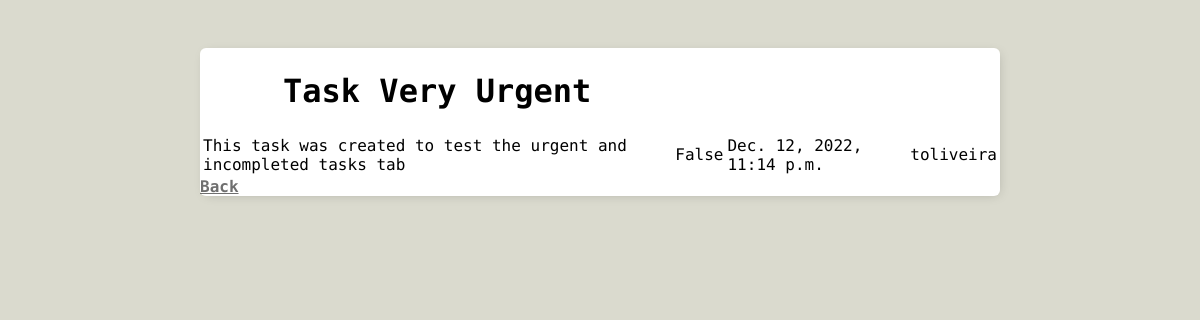
Screenshot of /task/5/ (signed in) with the database file from the repository.
### main/models.py (models this page shows, shortened)
class Task(models.Model):
    user = models.ForeignKey(User, on_delete=models.CASCADE, null=True, blank=True)
    team = models.ForeignKey(Team, on_delete=models.CASCADE, null=True, blank=True)
    title = models.CharField(max_length=100, null=True, blank=True)
    description = models.TextField(null=True, blank=True)
    urgent = models.BooleanField(default=False)
    complete = models.BooleanField(default=False)
    created = models.DateTimeField(auto_now_add=True)
    class Meta:
        ordering = ["complete","created"]

### main/views.py (the view)
# urls.py: path('task/<int:pk>/', taskDetail.as_view(), name='tasks'),
class taskDetail(LoginRequiredMixin, DetailView):
    model = Task
    context_object_name = 'task'

### main/templates/main/task_detail.html (shortened to what this page needs)
{% extends 'main/base.html' %}
{% block content %}
<table>
    <tr>
        <th><h1>{{task.title}}</h1></th>
    </tr>
    <tr>
        <td>{{task.description}}</td>
        <td>{{task.complete}}</td>
        <td>{{task.created}}</td>
        <td>{{task.user}}</td>
    </tr>
</table>
<a href="{% url 'tasks' %}">Back</a>
{% endblock %}

### static/css/style.css (style rules this page uses)
* { font-family: 'Roboto Mono', monospace; }
body { background-color: rgb(218, 218, 206); padding-top: 40px; }
a, p { color:rgb(111, 111, 111) }
a { font-weight: 600; }

### rows the page displays
Task: title "Task Very Urgent", description "This task was created to test the urgent and incompleted tasks tab", complete "False", created "Dec. 12, 2022, 11:14 p.m.", user "toliveira"
